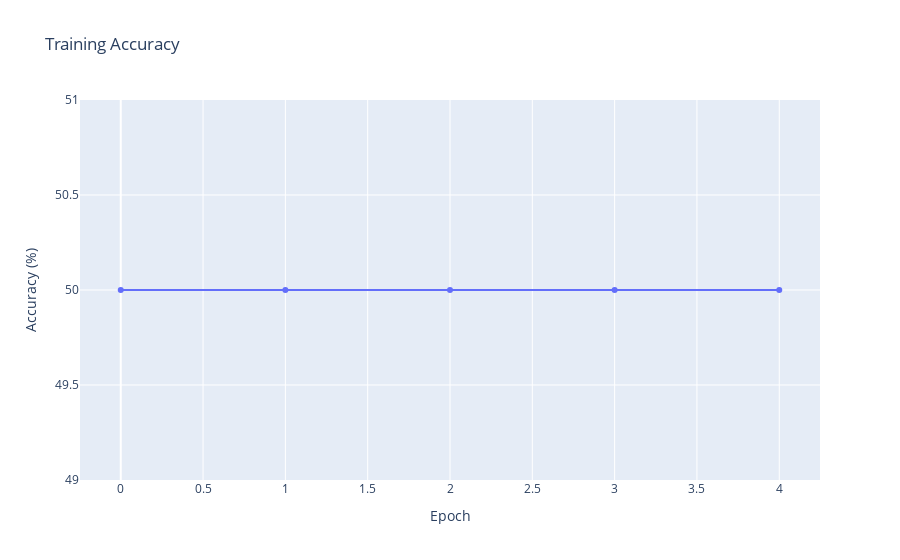

The code cell stored with this chart in its notebook:
### Code cell
fig = go.Figure()
fig.add_trace(go.Scatter(y=100*(accuracy[:, 0]+accuracy[:, 1])/(accuracy[:, 0]+accuracy[:, 1]+accuracy[:, 2]+accuracy[:, 3]), mode='lines+markers'))
fig.update_layout(title='Training Accuracy', xaxis_title='Epoch', yaxis_title='Accuracy (%)')
fig.show()

### Figure 1 — Plotly figure (JSON) as saved in the notebook; plotly's stock layout.template omitted (floating-point values rounded to 4 significant figures)
{"data": [{"mode": "lines+markers", "type": "scatter", "y": [50, 50, 50, 50, 50]}], "layout": {"title": {"text": "Training Accuracy"}, "xaxis": {"title": {"text": "Epoch"}}, "yaxis": {"title": {"text": "Accuracy (%)"}}}}
